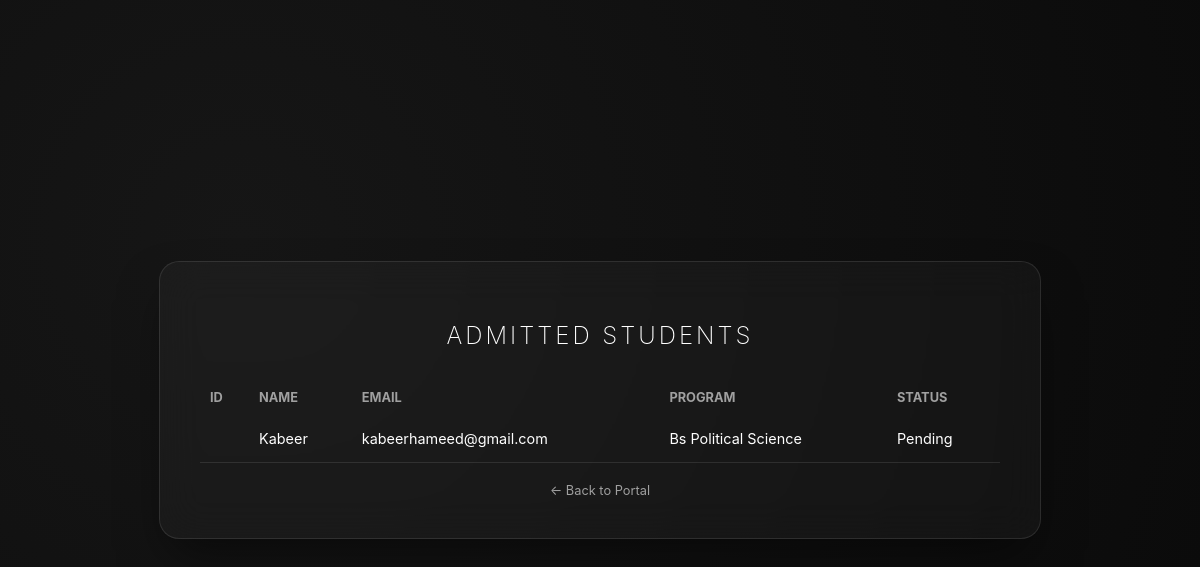
Before: /students with the older database file.
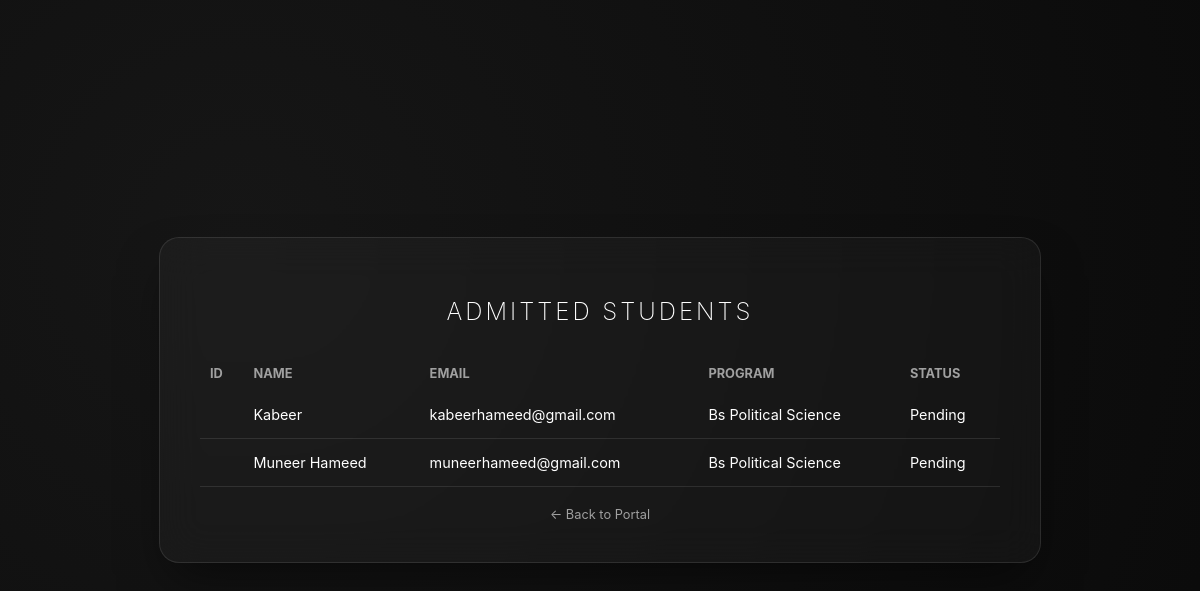
After: the same page with the newer database file.
### models/Student.py (models this page shows, shortened)
class Student(Person):
    id = db.Column(db.Integer, primary_key=True)
    student_id = db.Column(db.String(20), unique=True)
    applications = db.relationship('Application', backref='student', lazy=True, cascade='all, delete-orphan')

### models/Admission.py (models this page shows, shortened)
class Admission(db.Model):
    id = db.Column(db.Integer, primary_key=True)
    program = db.Column(db.String(100))
    semester = db.Column(db.Integer)
    app_id = db.Column(db.Integer, db.ForeignKey('application.id'))

### models/Application.py (models this page shows, shortened)
class Application(db.Model):
    id = db.Column(db.Integer, primary_key=True)
    date = db.Column(db.DateTime, default=datetime.utcnow)
    status = db.Column(db.String(20), default="Pending")
    student_id = db.Column(db.Integer, db.ForeignKey('student.id'))
    education_records = db.relationship('Education', backref='application', lazy=True, cascade='all, delete-orphan')
    admission_details = db.relationship('Admission', backref='application', uselist=False, cascade='all, delete-orphan')

### main.py (the view)
@app.route('/students')
def view_students():
    all_students = Student.query.all()
    return render_template('students.html', students=all_students)

### templates/students.html (shortened to what this page needs)
{% extends "Base.html" %}
{% block content %}
<h2>Admitted Students</h2>
<table>
    <thead>
            <th>ID</th>
            <th>Name</th>
            <th>Email</th>
            <th>Program</th>
            <th>Status</th>
    </thead>
    <tbody>
        {% for student in students %}
        <tr>
            <td>{{ student.stu_id_attr }}</td>
            <td>{{ student.name }}</td>
            <td>{{ student.email }}</td>
            <td>
                {% if student.applications %}
                    {{ student.applications[0].admission_details.program }}
                {% else %}
                    N/A
                {% endif %}
            </td>
            <td>
                {% if student.applications %}
                    {{ student.applications[0].status }}
                {% else %}
                    Pending
                {% endif %}
            </td>
        </tr>
        {% endfor %}
    </tbody>
</table>
<a href="/" style="display:block; text-align:center; margin-top:20px; color:var(--text-dim); text-decoration:none; font-size:0.8rem;">← Back to Portal</a>
{% endblock %}

### templates/Base.html (shortened to what this page needs)
<!DOCTYPE html>
<html lang="en">
<head>
    <link rel="stylesheet" href="{{ url_for('static', filename='style.css') }}">
</head>
<body>
    <div class="glass-card">
        {% block content %}{% endblock %}
    </div>
</body>
</html>

### static/style.css (style rules this page uses)
:root { --glass-bg: rgba(255, 255, 255, 0.03); --glass-border: rgba(255, 255, 255, 0.1); --text-dim: #a0a0a0; --text-bright: #ffffff; --accent-gray: #444; }
body { background-color: #0a0a0a; background-image: radial-gradient(circle at 20% 30%, #161616 0%, #0a0a0a 100%); color: var(--text-bright); font-family: 'Inter', sans-serif; display: flex; justify-content: center; align-items: center; min-height: 100vh; margin: 0; }
.glass-card { background: var(--glass-bg); backdrop-filter: blur(20px); -webkit-backdrop-filter: blur(20px); border: 1px solid var(--glass-border); border-radius: 20px; padding: 40px; width: 100%; max-width: 400px; box-shadow: 0 25px 50px -12px rgba(0, 0, 0, 0.5); }
h2 { font-weight: 200; letter-spacing: 3px; text-transform: uppercase; text-align: center; margin-bottom: 30px; }

### templates/students.html (style rules this page uses)
.glass-card { max-width: 800px; }
table { width: 100%; border-collapse: collapse; margin-top: 20px; }
th { text-align: left; color: var(--text-dim); font-size: 0.8rem; text-transform: uppercase; padding: 10px; }
td { padding: 15px 10px; border-bottom: 1px solid var(--glass-border); font-size: 0.9rem; }

Changed rows visible on the page:
added Student: name "Muneer Hameed", email "muneerhameed@gmail.com", program "Bs Political Science", status "Pending"
